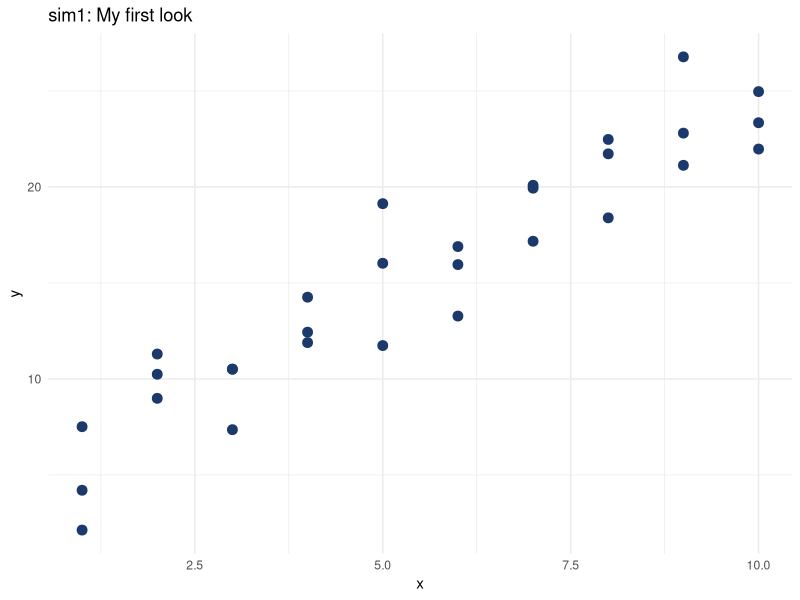

This figure's R source:
## ---- chunk 1
knitr::opts_chunk$set(echo = TRUE, message = FALSE, warning = FALSE)
## ---- chunk 2
library(tidyverse)
library(modelr)
## ---- chunk 3
data("sim1", package = "modelr")
glimpse(sim1)
# 30 rows, 2 columns: x (integer), y (double)
## ---- chunk 4
ggplot(sim1, aes(x, y)) +
  geom_point(size = 3, colour = "#1B3A6B") +
  labs(title = "sim1: My first look") +
  theme_minimal()
